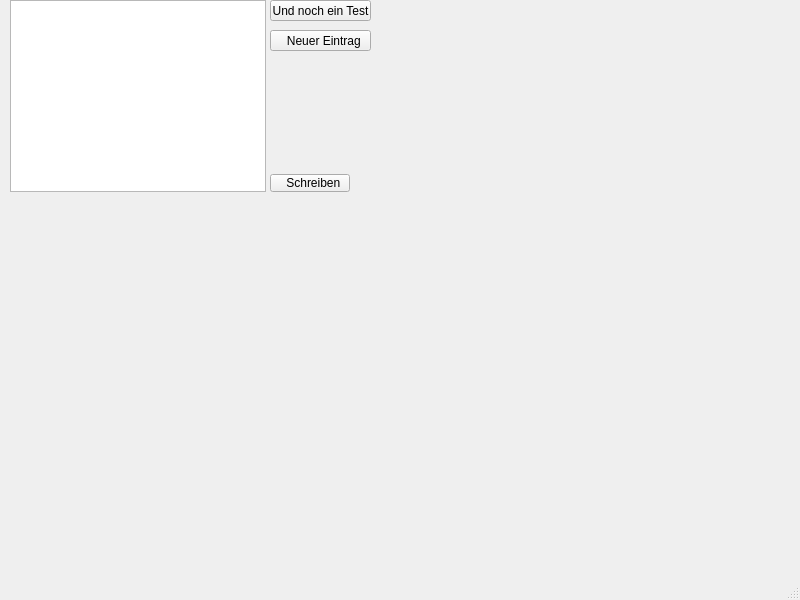
<?xml version="1.0" encoding="UTF-8"?>
<ui version="4.0">
 <class>MainWindow</class>
 <widget class="QMainWindow" name="MainWindow">
  <property name="geometry">
   <rect>
    <x>0</x>
    <y>0</y>
    <width>800</width>
    <height>600</height>
   </rect>
  </property>
  <property name="windowTitle">
   <string>MainWindow</string>
  </property>
  <widget class="QWidget" name="centralwidget">
   <widget class="QListWidget" name="listWidget">
    <property name="geometry">
     <rect>
      <x>10</x>
      <y>0</y>
      <width>256</width>
      <height>192</height>
     </rect>
    </property>
   </widget>
   <widget class="QPushButton" name="pushButton">
    <property name="geometry">
     <rect>
      <x>270</x>
      <y>0</y>
      <width>101</width>
      <height>21</height>
     </rect>
    </property>
    <property name="text">
     <string>Und noch ein Test</string>
    </property>
   </widget>
   <widget class="QPushButton" name="pushButton_2">
    <property name="geometry">
     <rect>
      <x>270</x>
      <y>30</y>
      <width>101</width>
      <height>21</height>
     </rect>
    </property>
    <property name="text">
     <string>  Neuer Eintrag</string>
    </property>
   </widget>
   <widget class="QPushButton" name="pushButton_3">
    <property name="geometry">
     <rect>
      <x>270</x>
      <y>174</y>
      <width>80</width>
      <height>18</height>
     </rect>
    </property>
    <property name="text">
     <string>  Schreiben</string>
    </property>
   </widget>
  </widget>
  <widget class="QMenuBar" name="menubar">
   <property name="geometry">
    <rect>
     <x>0</x>
     <y>0</y>
     <width>800</width>
     <height>17</height>
    </rect>
   </property>
  </widget>
  <widget class="QStatusBar" name="statusbar"/>
 </widget>
 <resources/>
 <connections/>
</ui>
